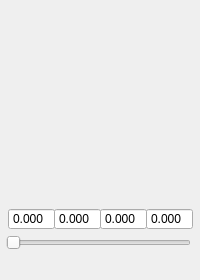
  <widget class="QDockWidget" name="endcolorDockWidget">
   <property name="minimumSize">
    <size>
     <width>200</width>
     <height>280</height>
    </size>
   </property>
   <property name="maximumSize">
    <size>
     <width>200</width>
     <height>280</height>
    </size>
   </property>
   <property name="features">
    <set>QDockWidget::DockWidgetFloatable|QDockWidget::DockWidgetMovable</set>
   </property>
   <property name="allowedAreas">
    <set>Qt::RightDockWidgetArea</set>
   </property>
   <property name="windowTitle">
    <string>End Color</string>
   </property>
   <attribute name="dockWidgetArea">
    <number>2</number>
   </attribute>
   <widget class="QWidget" name="dockWidgetContents_4">
    <widget class="QSlider" name="endcolorAlphaSlider">
     <property name="geometry">
      <rect>
       <x>6</x>
       <y>232</y>
       <width>185</width>
       <height>22</height>
      </rect>
     </property>
     <property name="maximum">
      <number>255</number>
     </property>
     <property name="tracking">
      <bool>true</bool>
     </property>
     <property name="orientation">
      <enum>Qt::Horizontal</enum>
     </property>
     <property name="invertedAppearance">
      <bool>false</bool>
     </property>
     <property name="invertedControls">
      <bool>false</bool>
     </property>
     <property name="tickPosition">
      <enum>QSlider::NoTicks</enum>
     </property>
    </widget>
    <widget class="QDoubleSpinBox" name="endcolorSpinBoxG">
     <property name="geometry">
      <rect>
       <x>54</x>
       <y>208</y>
       <width>47</width>
       <height>22</height>
      </rect>
     </property>
     <property name="readOnly">
      <bool>true</bool>
     </property>
     <property name="buttonSymbols">
      <enum>QAbstractSpinBox::NoButtons</enum>
     </property>
     <property name="decimals">
      <number>3</number>
     </property>
     <property name="minimum">
      <double>0.000000000000000</double>
     </property>
     <property name="maximum">
      <double>1.000000000000000</double>
     </property>
    </widget>
    <widget class="QDoubleSpinBox" name="endcolorSpinBoxB">
     <property name="geometry">
      <rect>
       <x>100</x>
       <y>208</y>
       <width>47</width>
       <height>22</height>
      </rect>
     </property>
     <property name="readOnly">
      <bool>true</bool>
     </property>
     <property name="buttonSymbols">
      <enum>QAbstractSpinBox::NoButtons</enum>
     </property>
     <property name="decimals">
      <number>3</number>
     </property>
     <property name="minimum">
      <double>0.000000000000000</double>
     </property>
     <property name="maximum">
      <double>1.000000000000000</double>
     </property>
    </widget>
    <widget class="QDoubleSpinBox" name="endcolorSpinBoxR">
     <property name="geometry">
      <rect>
       <x>8</x>
       <y>208</y>
       <width>47</width>
       <height>22</height>
      </rect>
     </property>
     <property name="wrapping">
      <bool>false</bool>
     </property>
     <property name="frame">
      <bool>true</bool>
     </property>
     <property name="readOnly">
      <bool>true</bool>
     </property>
     <property name="buttonSymbols">
      <enum>QAbstractSpinBox::NoButtons</enum>
     </property>
     <property name="keyboardTracking">
      <bool>true</bool>
     </property>
     <property name="decimals">
      <number>3</number>
     </property>
     <property name="minimum">
      <double>0.000000000000000</double>
     </property>
     <property name="maximum">
      <double>1.000000000000000</double>
     </property>
     <property name="value">
      <double>0.000000000000000</double>
     </property>
    </widget>
    <widget class="QDoubleSpinBox" name="endcolorSpinBoxA">
     <property name="geometry">
      <rect>
       <x>146</x>
       <y>208</y>
       <width>47</width>
       <height>22</height>
      </rect>
     </property>
     <property name="readOnly">
      <bool>true</bool>
     </property>
     <property name="buttonSymbols">
      <enum>QAbstractSpinBox::NoButtons</enum>
     </property>
     <property name="decimals">
      <number>3</number>
     </property>
     <property name="minimum">
      <double>0.000000000000000</double>
     </property>
     <property name="maximum">
      <double>1.000000000000000</double>
     </property>
    </widget>
   </widget>
  </widget>
